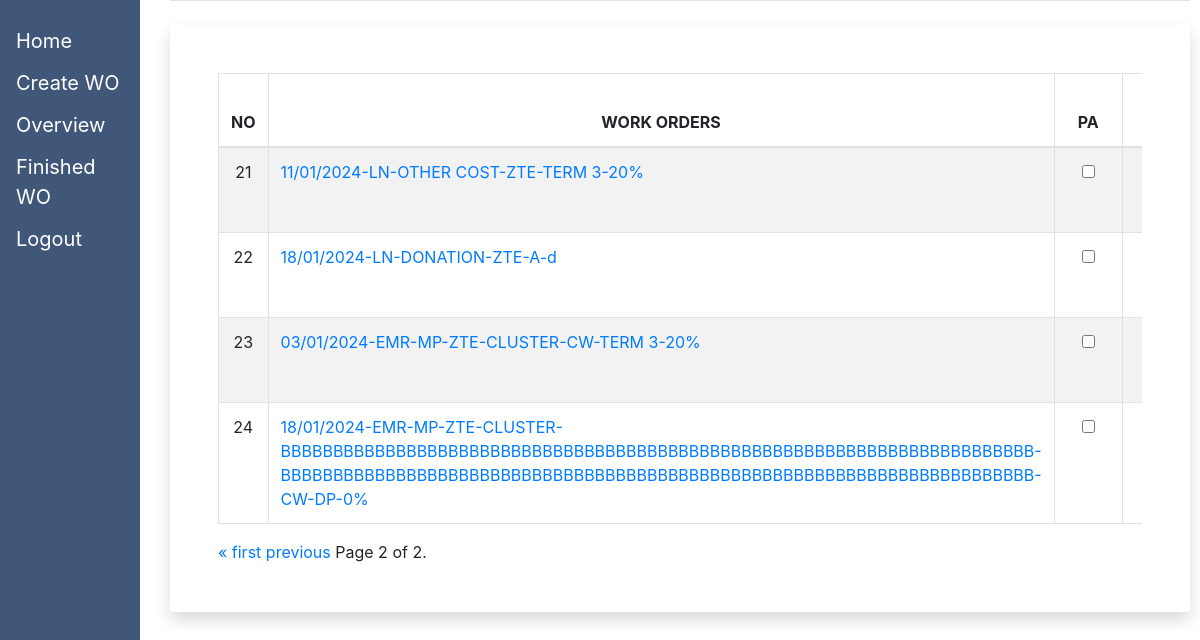
Page /overview/?page=2 (signed in) on the earlier database version.
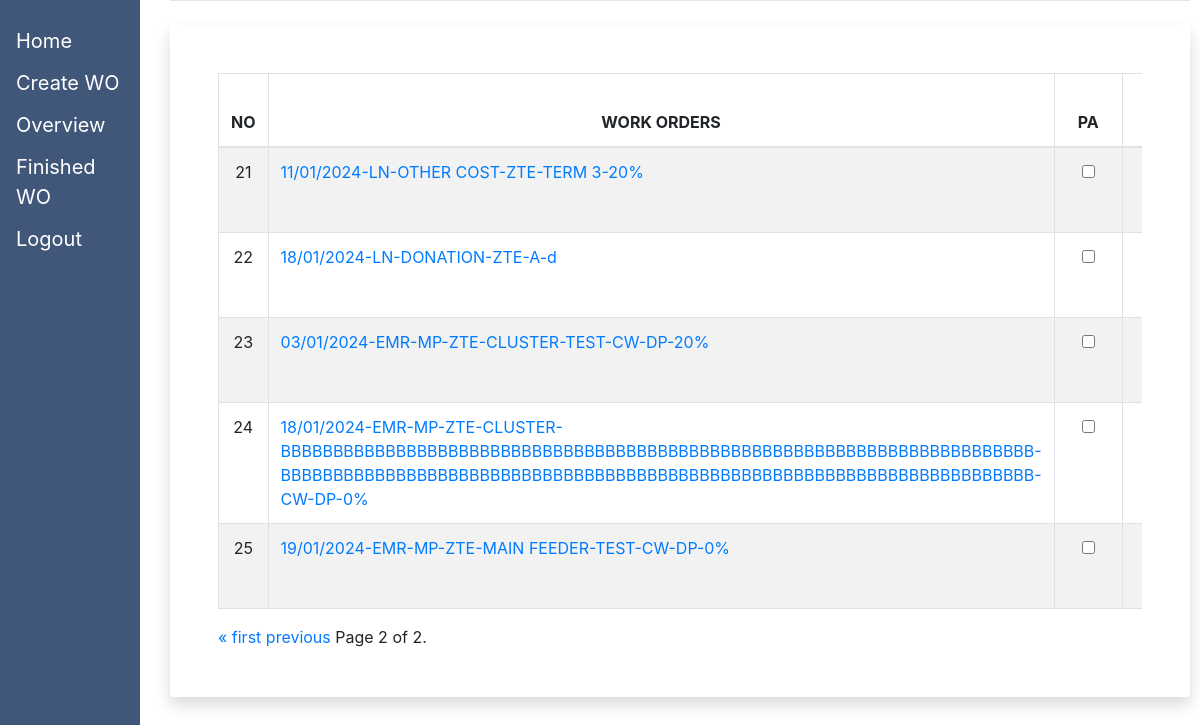
Same page on the later database version.
### myapp/models.py (models this page shows, shortened)
class WorkOrder(models.Model):
    company = models.CharField(blank = True, max_length = 100, default ="")
    pricing_type = models.CharField(blank = True, max_length = 100, default ="")
    ceoCheck = models.BooleanField(default = False)
    rightHandCheck = models.BooleanField(default = False)
    personalAssistantCheck = models.BooleanField(default = False)
    financeCheck = models.BooleanField(default = False)
    extendable = models.BooleanField(default = False)
    remarksOverview = models.CharField(blank = True, max_length = 100, default ="")
    wo_date = models.DateField(blank = True, default=timezone.now)
    shortdate = models.CharField(max_length=100, blank = True, default = "")
    wo_number = models.CharField(max_length=100, blank = True, default = "")
    request_by = models.CharField(max_length = 100, blank = True, default = "")
    category = models.CharField(max_length=100, blank = True, default = "")
    project = models.CharField(max_length=100, blank = True, default = "")
    bank = models.CharField(max_length=100, blank = True, default = "")
    customer = models.CharField(max_length=100, blank = True, default = "")
    account_name = models.CharField(max_length=100, blank = True, default = "")
    department = models.CharField(max_length=100, blank = True, default = "")
    account_number = models.CharField(max_length=100, blank = True, default = "")
    region = models.CharField(max_length=100, blank = True, default = "" )
    phone_number = models.CharField(max_length=100, blank = True, default = "")
    city = models.CharField(max_length=100, blank = True, default = "")
    npwp = models.CharField(max_length=100, blank = True, default = "")
    clusterName = models.CharField(max_length = 100 ,default ="", blank = True)
    siteId = models.CharField(max_length = 100,default ="", blank = True)
    type = models.CharField(max_length =100 , default ="", blank = True)
    workType = models.CharField(max_length =100 , default ="", blank = True)
    hp = models.CharField(max_length = 100,default ="", blank = True)
    odbId = models.CharField(max_length = 100,default ="", blank = True)
    suffixId = models.CharField(max_length = 100,default ="", blank = True)
    workOrder = models.ManyToManyField(ScopeOfWork, blank = True)
    grandTotalActual = models.FloatField(default = 0, blank = True)
    grandTotalBoq = models.FloatField(default = 0, blank = True)
    hpD = models.FloatField(default = 0, blank = True, )
    amountD = models.FloatField(default = 0, blank = True)
    unitPriceD =  models.FloatField(default = 0, blank = True)
    remarkD =  models.CharField(max_length = 100,default ="", blank = True)
    remarks1 = models.CharField(max_length = 100,default ="", blank = True)
    remarks2 = models.CharField(max_length = 100,default ="", blank = True)
    totalAmount = models.FloatField(default = 0, blank = True)
    paymentTerm = models.CharField(max_length = 100,default ="", blank = True)
    termPercentage = models.CharField(max_length = 100,default ="", blank = True)
    termAmount = models.FloatField(default = 0, blank = True)
    termRemark = models.CharField(max_length = 100,default ="", blank = True)
    paymentTax = models.CharField(max_length = 100,default ="", blank = True)
    taxPercentage = models.CharField(max_length = 100,default ="", blank = True)
    taxAmount = models.FloatField(default = 0, blank = True)
    taxRemark = models.CharField(max_length = 100,default ="", blank = True)
    deductions = models.ManyToManyField(Deduction, blank=True)
    finalGrandTotal = models.FloatField(default = 0, blank = True)
    paymentInformation = models.ManyToManyField(Payment, blank=True)
    team_list = models.FileField(upload_to='team_list/' , blank=True, null=True)
    picture_of_team = models.FileField(upload_to='picture_of_team/' , blank=True, null=True)
    checklist_boq_actual_attachment = models.FileField(upload_to='checklist_boq_actual_attachment/' , blank=True, null=True)
    cover_acceptance_attachment = models.FileField(upload_to='cover_acceptance_attachment/' , blank=True, null=True)
    cover_opm_attachment = models.FileField(upload_to='cover_opm_attachment/' , blank=True, null=True)
    fac_certificate = models.FileField(upload_to='fac_certificate/' , blank=True, null=True)
    no_issue_agreement = models.FileField(upload_to='no_issue_agreement/' , blank=True, null=True)
    capture_approval = models.FileField(upload_to='capture_approval/' , blank=True, null=True)
    capture_drm = models.FileField(upload_to='capture_drm/' , blank=True, null=True)
    bak = models.FileField(upload_to='bak/' , blank=True, null=True)
    surat_izin =  models.CharField(max_length =100, default ="", blank = True)
    bap_open =  models.CharField(max_length =100, default ="", blank = True)
    form_survey =  models.CharField(max_length =100, default ="", blank = True)
    bap_snd =  models.CharField(max_length =100, default ="", blank = True)
    layout =  models.CharField(max_length =100, default ="", blank = True)
    invoice = models.FileField(upload_to='invoice/' , blank=True, null=True)
    scopeOfWorkCount = models.IntegerField(default = 0, blank = True)
    deductionCount = models.IntegerField(default = 0, blank = True)
    paymentCount = models.IntegerField(default = 0, blank = True)
    def wo_string(self):
        wo_date_str = self.wo_date.strftime('%Y-%m-%d') if self.wo_date else ''
        category_str = self.category if self.category else ''
        project_str = self.project if self.project else ''
        customer_str = self.customer if self.customer else ''
        type_str = self.type if self.type else ''
        cluster_name_str = self.clusterName if self.clusterName else ''
        siteid_str = self.siteId if self.siteId else ''
        odbid_str = self.odbId if self.odbId else ''
        worktype_str = self.workType if self.workType else ''
        payment_term_str = self.paymentTerm if self.paymentTerm else ''
        term_percentage_str = str(self.termPercentage) if self.termPercentage else ''
        parts = [convertDate(wo_date_str),project_str,category_str ,customer_str, type_str,cluster_name_str,siteid_str,odbid_str,worktype_str , payment_term_str, term_percentage_str]
        returnString = '-'.join(part for part in parts if part)
        return returnString

### myapp/views.py (the view, shortened to what this page needs)
# urls.py: path("overview/", views.overview, name='overview'),
@login_required
def overview(request):
    work_order_list = WorkOrder.objects.exclude(
        ceoCheck=True,
        rightHandCheck=True,
        personalAssistantCheck=True,
        financeCheck=True
    )
    paginator = Paginator(work_order_list, 20)
    page_number = request.GET.get('page')
    page_obj = paginator.get_page(page_number)
    current_page = int(page_number) if page_number else 1
    starting_index = (current_page - 1) * 20
    context = {
        'page_obj': page_obj,
        'is_ceo': request.user.groups.filter(name='CEO').exists(),
        'is_rightHand': request.user.groups.filter(name='rightHand').exists(),
        'is_pa': request.user.groups.filter(name='Personal Assistant').exists(),
        'is_finance': request.user.groups.filter(name='Finance').exists(),
        'starting_index' : starting_index,
    }
    return render(request, 'overview.html', context)

### myapp/models.py (called while the page is built)
def convertDate(date_str):
    try:
        date_obj = datetime.strptime(date_str, "%Y-%m-%d")
        return date_obj.strftime("%d/%m/%Y")
    except ValueError:
        return "Invalid date format"

### myapp/templates/overview.html (shortened to what this page needs)
{% extends 'base.html' %}
{% block content %}
  {% if user.is_authenticated %}
        <div class="col-lg-14 mx-auto">
          <div class="card rounded shadow border-0">
            <div class="card-body p-5 bg-white rounded">
              <div class="table-responsive">
                  <table id="example"class="table table-striped table-bordered">
                    <thead>
                      <tr>
                        <th>NO</th>
                        <th>WORK ORDERS</th>
                        <th>PA</th>
                        <th>PD</th>
                      </tr>
                    </thead>
                    <tbody>
                      {% for order in page_obj %}
                      <form method = "post">
                        <tr>
                          <td>
                            {{ forloop.counter|add:starting_index }}
                           </td>
                          <td>
                            <a href="{% url 'view_wo' order.id order.category order.company order.project%}">{{ order.wo_string }}</a>
                          </td>
                          <td>
                            <label class="container">
                              <input type="checkbox" {%if is_pa%}name="paCheck"{%endif%} {% if order.personalAssistantCheck %}checked="checked"{% endif %} {% if not is_pa %}disabled{% endif %}>
                            </label>
                          </td>
                          <td>
                            <label class="container">
                            </label>
                          </td>
                        </tr>
                      </form>
                       {% endfor %}
                    </tbody>
                </table>
                  <div class="pagination">
                    <span class="step-links">
                        {% if page_obj.has_previous %}
                            <a href="?page=1">&laquo; first</a>
                            <a href="?page={{ page_obj.previous_page_number }}">previous</a>
                        {% endif %}
                        <span class="current">
                            Page {{ page_obj.number }} of {{ page_obj.paginator.num_pages }}.
                        </span>
                    </span>
                  </div>
              </div>
      </div>
    </div>
  {% else %}
    {% with 'login' as login_url %}
      {% load static %}
      {% load i18n %}
      {% load tz %}
    {% endwith %}
  {% endif %}
{% endblock %}

Differences in the rows shown:
changed WorkOrder: wo_string "03/01/2024-EMR-MP-ZTE-CLUSTER-CW-TERM 3-20%" → "03/01/2024-EMR-MP-ZTE-CLUSTER-TEST-CW-DP-20%"
added WorkOrder: wo_string "19/01/2024-EMR-MP-ZTE-MAIN FEEDER-TEST-CW-DP-0%"
